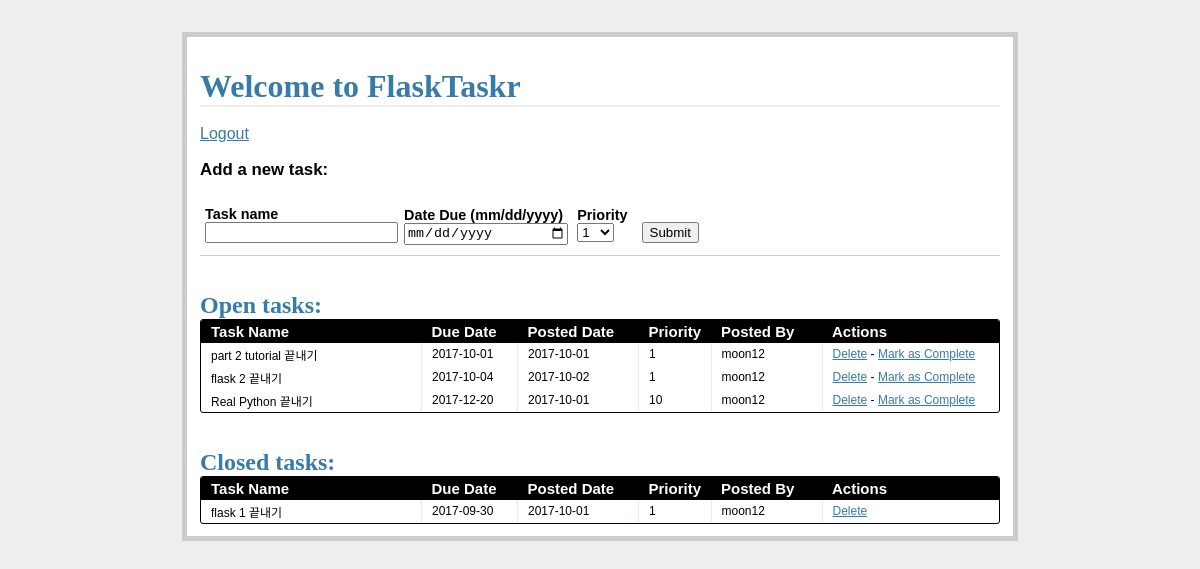
Screenshot of /tasks/ (signed in) with the database file from the repository.
### models.py (models this page shows, shortened)
class Task(db.Model):
    __tablename__='tasks'
    task_id = db.Column(db.Integer, primary_key=True)
    name = db.Column(db.String, nullable=False)
    due_date = db.Column(db.Date, nullable=False)
    priority = db.Column(db.Integer, nullable=False)
    posted_date = db.Column(db.Date, default=datetime.datetime.utcnow())
    status = db.Column(db.Integer)
    user_id = db.Column(db.Integer, db.ForeignKey('users.id'))

class User(db.Model):
    __tablename__='users'
    id = db.Column(db.Integer, primary_key=True)
    name = db.Column(db.String, unique=True, nullable=False)
    email = db.Column(db.String, unique=True, nullable=False)
    password = db.Column(db.String, nullable=False)
    tasks = db.relationship('Task', backref='poster')

### views.py (the view)
@app.route('/tasks/')
@login_required
def tasks():
    open_tasks = db.session.query(Task).filter_by(status='1').order_by(Task.due_date.asc())
    closed_tasks = db.session.query(Task).filter_by(status='0').order_by(Task.due_date.asc())
    return render_template(
        'tasks.html',
        form=AddTaskForm(request.form),
        open_tasks=open_tasks,
        closed_tasks=closed_tasks
    )

### forms.py
class AddTaskForm(FlaskForm):
    task_id = IntegerField()
    name = StringField('Task name', validators=[DataRequired()])
    due_date = DateField('Date Due (mm/dd/yyyy)', validators=[DataRequired()], format='%m/%d/%Y')
    priority = SelectField(
        'Priority',
        validators=[DataRequired()],
        choices=[('1', '1'), ('2', '2'), ('3', '3'), ('4', '4'), ('5', '5'), ('6', '6'), ('7', '7'), ('8', '8'), ('9', '9'), ('10', '10')]
    )
    status = IntegerField('status')

### views.py (called while the page is built)
def login_required(test):
    @wraps(test)
    def wrap(*args, **kwargs):
        if 'logged_in' in session:
            return test(*args, **kwargs)
        else:
            flash("로그인 하셈요")
            return redirect(url_for('login'))
    return wrap

### templates/tasks.html (shortened to what this page needs)
{% extends "_base.html" %}
{% block content %}
<h1>Welcome to FlaskTaskr</h1>
<br>
<a href="{{ url_for('logout') }}">Logout</a>
<div class="add-task">
  <h3>Add a new task:</h3>
  <form action="{{ url_for('new_task') }}" method="post" class="inline-form">
    <div class="input-group">
      {{ form.name.label }}
      {{ form.name }}
    </div>
    <div class="input-group">
      {{ form.due_date.label }}
      {{ form.due_date }}
    </div>
    <div class="input-group">
      {{ form.priority.label }}
      {{ form.priority }}
    </div>
    <div class="input-group">
      <button type="submit">Submit</button>
    </div>
</div>
<div class="entries">
  <br>
  <br>
  <h2>Open tasks:</h2>
  <div class="datagrid">
    <table>
      <thead>
        <tr>
          <th width="200px"><strong>Task Name</strong></th>
          <th width="75px"><strong>Due Date</strong></th>
          <th width="100px"><strong>Posted Date</strong></th>
          <th width="50px"><strong>Priority</strong></th>
          <th width="90px"><strong>Posted By</strong></th>
          <th><strong>Actions</strong></th>
        </tr>
      </thead>
      {% for task in open_tasks %}
        <tr>
          <td width="200px">{{ task.name }}</td>
          <td width="75px">{{ task.due_date }}</td>
          <td width="100px">{{ task.posted_date }}</td>
          <td width="50px">{{ task.priority }}</td>
          <td width="90px">{{ task.poster.name }}</td>
          <td>
            <a href="{{ url_for('delete_entry', task_id = task.task_id) }}">Delete</a>  -
            <a href="{{ url_for('complete', task_id = task.task_id) }}">Mark as Complete</a>
          </td>
        </tr>
      {% endfor %}
    </table>
  </div>
</div>
<br>
<br>
<div class="entries">
  <h2>Closed tasks:</h2>
  <div class="datagrid">
    <table>
      <thead>
        <tr>
          <th width="200px"><strong>Task Name</strong></th>
          <th width="75px"><strong>Due Date</strong></th>
          <th width="100px"><strong>Posted Date</strong></th>
          <th width="50px"><strong>Priority</strong></th>
          <th width="90px"><strong>Posted By</strong></th>
          <th><strong>Actions</strong></th>
        </tr>
      </thead>
      {% for task in closed_tasks %}
        <tr>
          <td width="200px">{{ task.name }}</td>
          <td width="75px">{{ task.due_date }}</td>
          <td width="100px">{{ task.posted_date }}</td>
          <td width="50px">{{ task.priority }}</td>
          <td width="90px">{{ task.poster.name }}</td>
          <td>
             <a href="{{ url_for('delete_entry', task_id = task.task_id) }}">Delete</a>
          </td>
        </tr>
      {% endfor %}
    </table>
  </div>
</div>
{% endblock %}

### templates/_base.html (shortened to what this page needs)
<!DOCTYPE html>
<html>
    <head>
        <link href="{{ url_for('static', filename='css/main.css') }}" rel="stylesheet">
    </head>
    <body>
        <div class="page">
            <br>
            {% block content %}
            {% endblock %}
    </body>
</html>

### static/css/main.css (style rules this page uses)
body { font-family: sans-serif; background: #eee; }
a, h1, h2 { color: #377BA8; }
h1, h2 { font-family: 'Georgia', serif; margin: 0; }
h1 { border-bottom: 2px solid #eee; }
h2 { font-size: 1.5em; }
label { display: block; font-weight: bold; }
.page { margin: 2em auto; width: 50em; border: 5px solid #ccc; padding: 0.8em; background: white; }
.entries { list-style: none; margin: 0; padding: 0; }
.add-task { font-size: 0.9em; border-bottom: 1px solid #ccc; }
.input-group { margin-bottom: 15px; }
.datagrid table { border-collapse: collapse; text-align: left; width: 100%; }
.datagrid { background: #fff; overflow: hidden; border: 1px solid #000000; border-radius: 3px; }
.datagrid table td, .datagrid table th { padding: 3px 10px; }
.datagrid table thead th { background-color:#000000; color:#FFFFFF; font-size: 15px; font-weight: bold; }
.datagrid table thead th:first-child { border: none; }
.datagrid table tbody td { color: #000000; border-left: 1px solid #E1EEF4; font-size: 12px; font-weight: normal; }
.datagrid table tbody td:first-child { border-left: none; }
.datagrid table tbody tr:last-child td { border-bottom: none; }
.inline-form .input-group { display: inline-block; margin: 10px 5px; }
.input-group input { width: 100%; }

### rows the page displays
Task: name "part 2 tutorial 끝내기", due_date "2017-10-01", posted_date "2017-10-01", priority "1", poster.name "moon12"
Task: name "flask 2 끝내기", due_date "2017-10-04", posted_date "2017-10-02", priority "1", poster.name "moon12"
Task: name "Real Python 끝내기", due_date "2017-12-20", posted_date "2017-10-01", priority "10", poster.name "moon12"
Task: name "flask 1 끝내기", due_date "2017-09-30", posted_date "2017-10-01", priority "1", poster.name "moon12"
